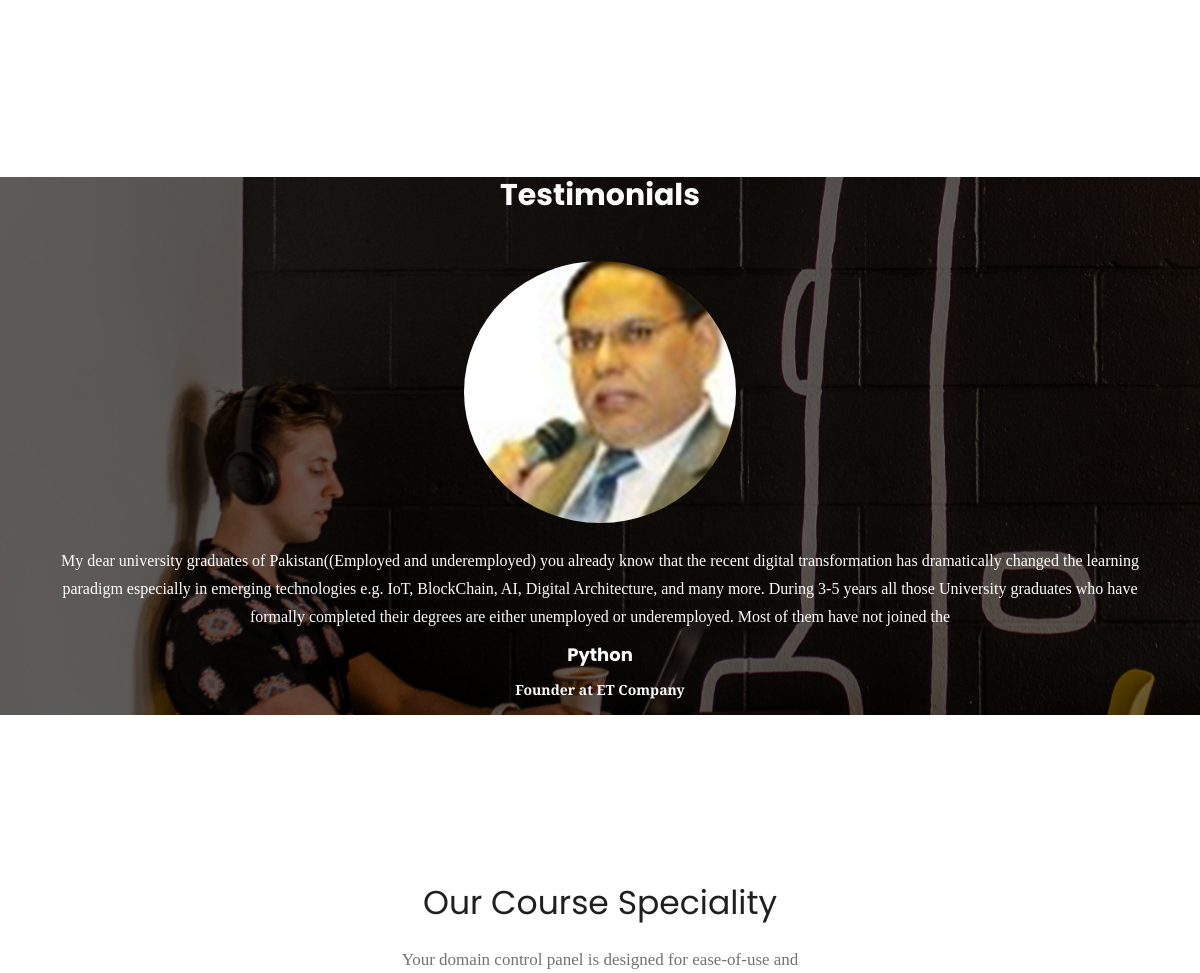
Page /about/ (middle part) on the earlier database version.
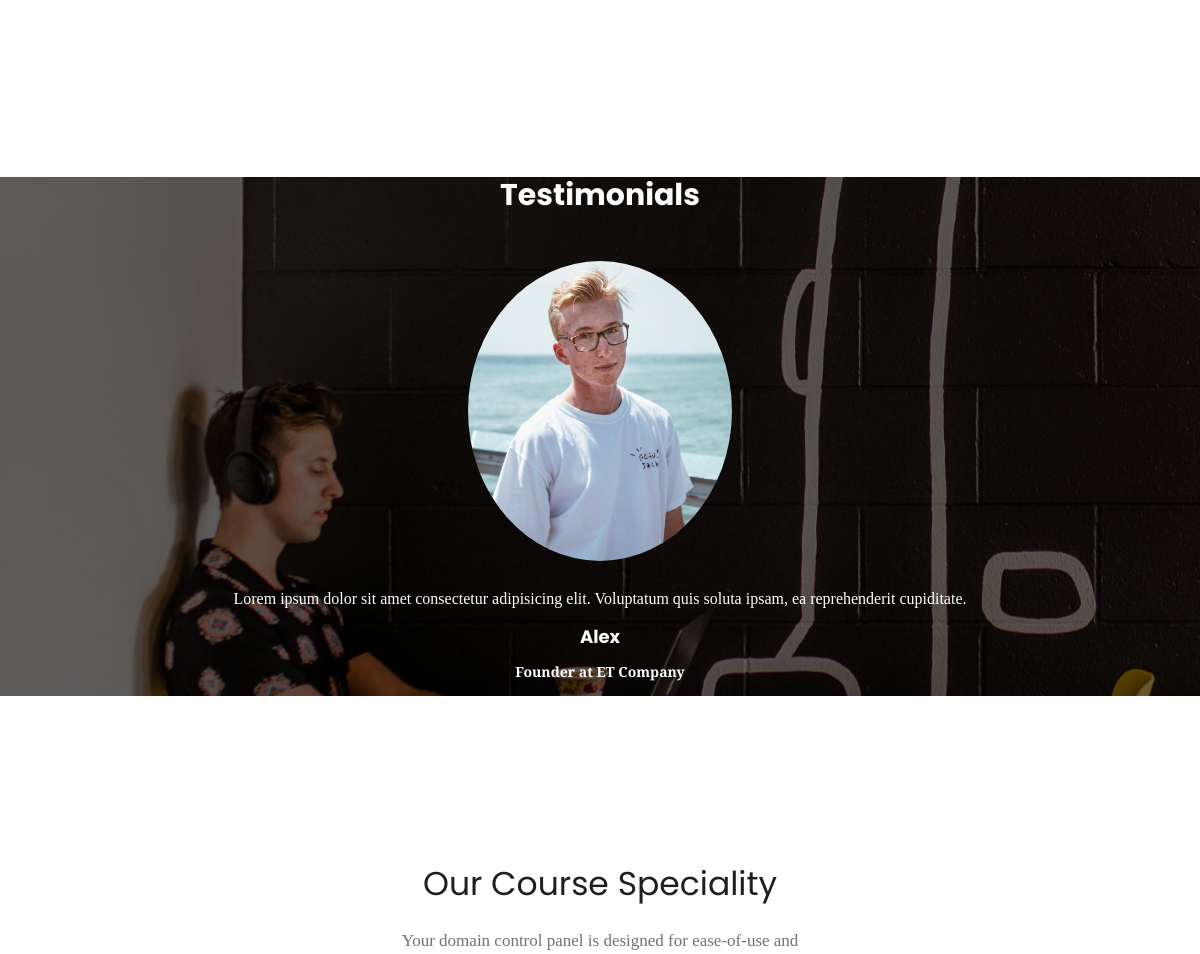
Same page on the later database version.
### main_app/models.py (models this page shows)
class Testimonial(models.Model):
    name = models.CharField(max_length=300)
    feedBack = models.CharField(max_length=10000)
    pic = models.ImageField(upload_to='testimonials')

### main_app/views.py (the view)
# urls.py: path('about/', views.about, name="about"),
def about(request):
    testimonial = Testimonial.objects.all()
    return render(request, 'about.html', {"testimonial": testimonial})

### main_app/templates/about.html (shortened to what this page needs)
{% extends './base.html' %} {% block content %} {% load static %}
<div class="our_team_member">
</div>
<div class="testimonial_bg_1 overlay">
<section class="text-center my-5 swiper-container container" style="color:white">
  <h2 class="h1-responsive font-weight-bold my-5" style="color:white">Testimonials</h2>
  <div class="wrapper-carousel-fix swiper-wrapper">
    {% for item in testimonial %}
    <div id="carousel-example-1" class="carousel no-flex testimonial-carousel slide swiper-slide carousel-fade" data-ride="carousel"
      data-interval="false">
      <div class="carousel-inner" role="listbox">
        <div class="carousel-item active">
          <div class="testimonial">
            <div class="avatar mx-auto mb-4" style="color:white">
              <img src="{{ item.pic.url }}" class="rounded-circle img-fluid"
                alt="First sample avatar image">
            </div>
            <p style="color:white">
              {{ item.feedBack }}
            </p>
            <h4 class="font-weight-bold" style="color:white">{{ item.name }}</h4>
            <h6 class="font-weight-bold my-3">Founder at ET Company</h6>
          </div>
        </div>
      </div>
      <a class="carousel-control-prev left carousel-control" href="#carousel-example-1" role="button" data-slide="prev">
      </a>
      <a class="carousel-control-next right carousel-control" href="#carousel-example-1" role="button"
        data-slide="next">
      </a>
    </div>
    {% endfor %}
  </div>
</section>
</div>
<div class="our_courses">
  <div class="container">
    <div class="row">
      <div class="col-xl-12">
        <div class="section_title text-center mb-100">
          <h3>Our Course Speciality</h3>
          <p>
            Your domain control panel is designed for ease-of-use and <br />
          </p>
        </div>
      </div>
    </div>
  </div>
</div>
{% endblock content %}

Differences in the rows shown:
removed Testimonial: pic (picture), feedBack "My dear university graduates of Pakistan((Employed and underemployed) you already know that the recent digital transformation has dramatically changed the learning paradigm especially in emerging technologies e.g. IoT, BlockChain, AI, Digital Architecture, and many more. During 3-5 years all those University graduates who have formally completed their degrees are either unemployed or underemployed. Most of them have not joined the", name "Python"
added Testimonial: pic (picture), feedBack "Lorem ipsum dolor sit amet consectetur adipisicing elit. Voluptatum quis soluta ipsam, ea reprehenderit cupiditate.", name "Alex"
